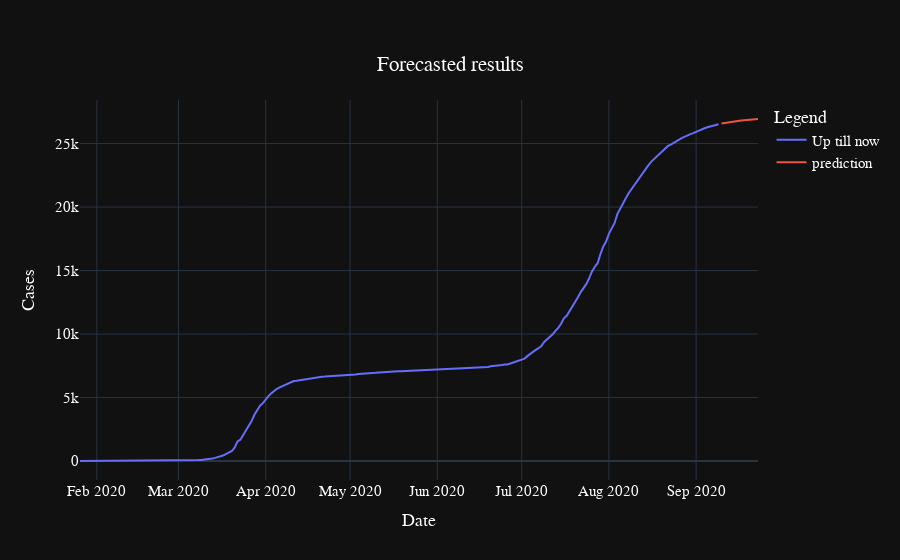

Here is the notebook cell this chart was saved with:
### Code cell
graph.show()

### Figure 1 — Plotly figure (JSON) as saved in the notebook; plotly's stock layout.template omitted (floating-point values rounded to 4 significant figures; data arrays with more than 128 entries replaced by an {"elided": "..."} marker saying what was removed)
{"data": [{"mode": "lines", "name": "Up till now ", "type": "scatter", "x": {"elided": "228 str values"}, "y": {"elided": "228 int values"}}, {"mode": "lines", "name": "prediction", "type": "scatter", "x": ["2020-09-10T00:00:00", "2020-09-11T00:00:00", "2020-09-12T00:00:00", "2020-09-13T00:00:00", "2020-09-14T00:00:00", "2020-09-15T00:00:00", "2020-09-16T00:00:00", "2020-09-17T00:00:00", "2020-09-18T00:00:00", "2020-09-19T00:00:00", "2020-09-20T00:00:00", "2020-09-21T00:00:00", "2020-09-22T00:00:00", "2020-09-23T00:00:00"], "y": [26570.0, 26610.0, 26660.0, 26670.0, 26700.0, 26770.0, 26800.0, 26820.0, 26840.0, 26870.0, 26860.0, 26870.0, 26920.0, 26930.0]}], "layout": {"font": {"color": "white", "family": "Arial", "size": 15}, "legend": {"title": {"text": "Legend "}}, "title": {"text": "Forecasted results", "x": 0.5, "xanchor": "center", "y": 0.9, "yanchor": "top"}, "xaxis": {"title": {"text": "Date"}}, "yaxis": {"title": {"text": "Cases"}}}}
